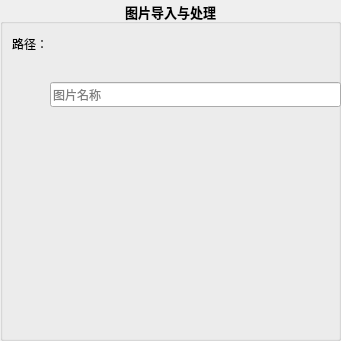
     <widget class="QGroupBox" name="groupBox">
      <property name="geometry">
       <rect>
        <x>20</x>
        <y>13</y>
        <width>341</width>
        <height>341</height>
       </rect>
      </property>
      <property name="font">
       <font>
        <family>微软雅黑</family>
        <pointsize>10</pointsize>
        <bold>true</bold>
       </font>
      </property>
      <property name="title">
       <string>图片导入与处理</string>
      </property>
      <property name="alignment">
       <set>Qt::AlignCenter</set>
      </property>
      <property name="flat">
       <bool>true</bool>
      </property>
      <widget class="ImageLabel" name="imageLabel">
       <property name="geometry">
        <rect>
         <x>54</x>
         <y>120</y>
         <width>224</width>
         <height>224</height>
        </rect>
       </property>
       <property name="minimumSize">
        <size>
         <width>224</width>
         <height>224</height>
        </size>
       </property>
       <property name="maximumSize">
        <size>
         <width>224</width>
         <height>224</height>
        </size>
       </property>
       <property name="font">
        <font>
         <family>微软雅黑</family>
         <pointsize>16</pointsize>
         <bold>true</bold>
        </font>
       </property>
       <property name="cursor">
        <cursorShape>PointingHandCursor</cursorShape>
       </property>
       <property name="acceptDrops">
        <bool>true</bool>
       </property>
       <property name="toolTip">
        <string>&lt;html&gt;&lt;head/&gt;&lt;body&gt;&lt;p&gt;双击选择文件&lt;/p&gt;&lt;p&gt;&lt;span style=&quot; font-weight:700;&quot;&gt;Ctrl-V &lt;/span&gt;粘贴剪切板图片&lt;/p&gt;&lt;/body&gt;&lt;/html&gt;</string>
       </property>
       <property name="autoFillBackground">
        <bool>false</bool>
       </property>
       <property name="text">
        <string/>
       </property>
       <property name="pixmap">
        <pixmap>../images/打开图片.png</pixmap>
       </property>
       <property name="scaledContents">
        <bool>true</bool>
       </property>
       <property name="alignment">
        <set>Qt::AlignCenter</set>
       </property>
       <property name="wordWrap">
        <bool>false</bool>
       </property>
      </widget>
      <widget class="QLineEdit" name="nameEdit">
       <property name="geometry">
        <rect>
         <x>50</x>
         <y>82</y>
         <width>291</width>
         <height>25</height>
        </rect>
       </property>
       <property name="font">
        <font>
         <family>微软雅黑</family>
         <pointsize>9</pointsize>
         <bold>false</bold>
        </font>
       </property>
       <property name="cursor">
        <cursorShape>IBeamCursor</cursorShape>
       </property>
       <property name="toolTip">
        <string>图片名称</string>
       </property>
       <property name="dragEnabled">
        <bool>true</bool>
       </property>
       <property name="readOnly">
        <bool>true</bool>
       </property>
       <property name="placeholderText">
        <string>图片名称</string>
       </property>
      </widget>
      <widget class="QLabel" name="pathLabel">
       <property name="geometry">
        <rect>
         <x>50</x>
         <y>23</y>
         <width>291</width>
         <height>50</height>
        </rect>
       </property>
       <property name="sizePolicy">
        <sizepolicy hsizetype="Expanding" vsizetype="Expanding">
         <horstretch>0</horstretch>
         <verstretch>0</verstretch>
        </sizepolicy>
       </property>
       <property name="minimumSize">
        <size>
         <width>0</width>
         <height>30</height>
        </size>
       </property>
       <property name="maximumSize">
        <size>
         <width>16777215</width>
         <height>50</height>
        </size>
       </property>
       <property name="font">
        <font>
         <family>微软雅黑</family>
         <pointsize>8</pointsize>
         <bold>false</bold>
        </font>
       </property>
       <property name="cursor">
        <cursorShape>WhatsThisCursor</cursorShape>
       </property>
       <property name="alignment">
        <set>Qt::AlignCenter</set>
       </property>
       <property name="wordWrap">
        <bool>true</bool>
       </property>
       <property name="openExternalLinks">
        <bool>true</bool>
       </property>
      </widget>
      <widget class="QLabel" name="label_2">
       <property name="geometry">
        <rect>
         <x>12</x>
         <y>36</y>
         <width>31</width>
         <height>16</height>
        </rect>
       </property>
       <property name="font">
        <font>
         <family>微软雅黑</family>
         <pointsize>9</pointsize>
         <bold>false</bold>
        </font>
       </property>
       <property name="text">
        <string>路径：</string>
       </property>
      </widget>
      <widget class="QToolButton" name="chooseButton">
       <property name="geometry">
        <rect>
         <x>10</x>
         <y>78</y>
         <width>31</width>
         <height>31</height>
        </rect>
       </property>
       <property name="cursor">
        <cursorShape>PointingHandCursor</cursorShape>
       </property>
       <property name="toolTip">
        <string>选择图片</string>
       </property>
       <property name="text">
        <string/>
       </property>
       <property name="icon">
        <iconset>
         <normaloff>../images/导入图片.png</normaloff>../images/导入图片.png</iconset>
       </property>
       <property name="iconSize">
        <size>
         <width>28</width>
         <height>28</height>
        </size>
       </property>
       <property name="autoRaise">
        <bool>true</bool>
       </property>
      </widget>
      <widget class="QPushButton" name="resetButton">
       <property name="geometry">
        <rect>
         <x>310</x>
         <y>293</y>
         <width>31</width>
         <height>31</height>
        </rect>
       </property>
       <property name="font">
        <font>
         <family>微软雅黑</family>
         <pointsize>9</pointsize>
         <bold>false</bold>
        </font>
       </property>
       <property name="cursor">
        <cursorShape>PointingHandCursor</cursorShape>
       </property>
       <property name="toolTip">
        <string>恢复原图</string>
       </property>
       <property name="icon">
        <iconset>
         <normaloff>../images/复位.png</normaloff>../images/复位.png</iconset>
       </property>
       <property name="iconSize">
        <size>
         <width>21</width>
         <height>21</height>
        </size>
       </property>
       <property name="flat">
        <bool>true</bool>
       </property>
      </widget>
     </widget>
